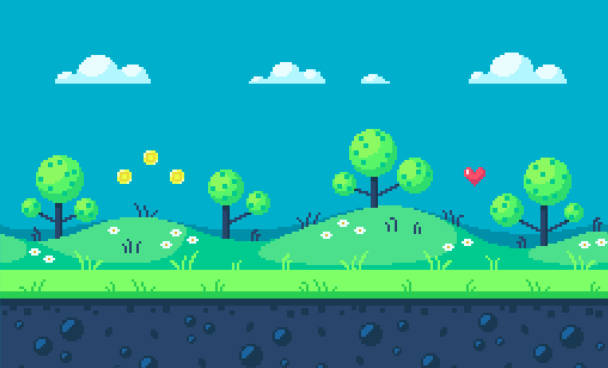

Tiled map render using the project's own tile images. Description and the map definition, with tile-layer contents summarised, below:
An orthogonal 38x23 tile map with 16x16 px tiles, 1 tile layer (Tile Layer 1) and 168 objects.

<map version="1.9" tiledversion="1.9.2" orientation="orthogonal" renderorder="right-down" width="38" height="23" tilewidth="16" tileheight="16" infinite="0" nextlayerid="3" nextobjectid="194">
 <tileset firstgid="1" source="battle.tsx" />
 <layer id="1" name="Tile Layer 1" width="38" height="23">
  <data>[874 cells, 874 non-empty, 874 distinct tile ids]</data>
 </layer>
 <objectgroup id="2" name="Object Layer 1">
  <object id="1" x="-0.666667" y="232.667" width="5.33333" height="2.66667" />
  <object id="2" x="4" y="235.333" width="8" height="3.33333" />
  <object id="6" x="12.125" y="235.688" width="2.9375" height="3.375" />
  <object id="8" x="15.1739" y="236.739" width="1.26087" height="3.17391" />
  <object id="9" x="16.4783" y="237.217" width="1.04348" height="3.26087" />
  <object id="10" x="17.6522" y="237.913" width="1.17391" height="3.17391" />
  <object id="11" x="18.8261" y="238.478" width="1.26087" height="2.86957" />
  <object id="12" x="20.087" y="238.87" width="1.43478" height="3.65217" />
  <object id="13" x="21.6087" y="239.13" width="1.69565" height="3.65217" />
  <object id="14" x="23.4348" y="239.609" width="1.04348" height="3.21739" />
  <object id="15" x="23.3222" y="239.6" width="0.1" height="3.24444" />
  <object id="16" x="24.5" y="239.594" width="1.1875" height="3.625" />
  <object id="17" x="25.7826" y="239.783" width="0.913043" height="3.52174" />
  <object id="18" x="26.8261" y="240.087" width="1.6087" height="3.26087" />
  <object id="19" x="28.5652" y="240.478" width="1.91304" height="2.95652" />
  <object id="20" x="30.5652" y="240.826" width="2.04348" height="2.91304" />
  <object id="21" x="32.6957" y="240.957" width="2.08696" height="2.78261" />
  <object id="22" x="35.087" y="241.087" width="2.6087" height="2.65217" />
  <object id="23" x="34.7813" y="241.109" width="0.28125" height="2.625" />
  <object id="24" x="37.875" y="241.25" width="2.375" height="2.625" />
  <object id="25" x="40.375" y="241" width="3.875" height="3" />
  <object id="26" x="44.375" y="240.625" width="3" height="3.375" />
  <object id="27" x="47.625" y="240" width="2.125" height="4.375" />
  <object id="29" x="49.875" y="239.25" width="2.5" height="4.75" />
  <object id="30" x="52.5" y="238.75" width="3.25" height="1.75" />
  <object id="31" x="56.0909" y="238.091" width="3.36364" height="1.81818" />
  <object id="32" x="59.8182" y="237.545" width="3.09091" height="1.54545" />
  <object id="33" x="63" y="237" width="3.09091" height="1.72727" />
  <object id="34" x="66.3636" y="235.818" width="3.18182" height="1.90909" />
  <object id="35" x="69.9091" y="235.091" width="3.36364" height="1.45455" />
  <object id="36" x="73.8182" y="233.727" width="2.36364" height="1.63636" />
  <object id="38" x="76.3636" y="232.909" width="1.90909" height="1.63636" />
  <object id="41" x="78.1818" y="232.182" width="2.18182" height="1.09091" />
  <object id="42" x="80.5455" y="231.364" width="2.27273" height="1.27273" />
  <object id="44" x="83.0909" y="230.545" width="2.45455" height="1.45455" />
  <object id="45" x="85.7273" y="228.727" width="4.18182" height="2.45455" />
  <object id="48" x="89.9091" y="227.727" width="2.81818" height="1.45455" />
  <object id="49" x="93" y="226.273" width="2.54545" height="2" />
  <object id="50" x="95.9091" y="224.909" width="3.54545" height="1.90909" />
  <object id="51" x="99.6364" y="223.636" width="3" height="2" />
  <object id="52" x="103" y="222.091" width="3.09091" height="2.09091" />
  <object id="53" x="106.156" y="221.703" width="1.5" height="0.734375" />
  <object id="54" x="107.703" y="220.563" width="2.125" height="1.28125" />
  <object id="55" x="109.984" y="219.75" width="2" height="0.96875" />
  <object id="56" x="112" y="219.3" width="1.26667" height="0.633333" />
  <object id="57" x="113.328" y="219.156" width="1.85938" height="0.578125" />
  <object id="59" x="115.266" y="218.875" width="1.59375" height="0.578125" />
  <object id="60" x="116.891" y="218.531" width="1.54688" height="0.546875" />
  <object id="61" x="118.5" y="218.078" width="1.40625" height="0.71875" />
  <object id="62" x="119.953" y="217.344" width="1.5625" height="0.90625" />
  <object id="63" x="121.511" y="217" width="15.1333" height="0.822222" />
  <object id="66" x="136.689" y="216.956" width="8.91111" height="0.911111" />
  <object id="67" x="145.6" y="217.089" width="5.26667" height="0.822222" />
  <object id="68" x="150.911" y="217.333" width="4.28889" height="0.822222" />
  <object id="69" x="155.178" y="217.578" width="1.48889" height="0.866667" />
  <object id="70" x="156.689" y="217.911" width="1.04444" height="0.888889" />
  <object id="71" x="157.778" y="218.4" width="1.13333" height="0.933333" />
  <object id="72" x="159.063" y="218.688" width="1.125" height="0.875" />
  <object id="73" x="160.25" y="218.938" width="1.3125" height="1.0625" />
  <object id="74" x="161.75" y="219.563" width="1.375" height="0.8125" />
  <object id="75" x="163.25" y="220" width="0.875" height="0.75" />
  <object id="76" x="164.313" y="220.438" width="0.9375" height="0.6875" />
  <object id="77" x="165.438" y="220.875" width="1.0625" height="0.875" />
  <object id="78" x="166.5" y="221.375" width="1.1875" height="1.125" />
  <object id="80" x="167.75" y="221.75" width="7.4375" height="1.5" />
  <object id="82" x="175.261" y="222.304" width="1.3913" height="1.52174" />
  <object id="83" x="176.652" y="222.957" width="1.30435" height="1.34783" />
  <object id="84" x="178.043" y="223.609" width="1.13043" height="1.17391" />
  <object id="85" x="179.261" y="223.957" width="0.73913" height="1.47826" />
  <object id="86" x="180.087" y="224.261" width="1.17391" height="1.30435" />
  <object id="87" x="181.391" y="224.565" width="1.08696" height="1.17391" />
  <object id="88" x="182.478" y="225.043" width="1.3913" height="1.26087" />
  <object id="89" x="183.957" y="225.478" width="1.26087" height="1.52174" />
  <object id="90" x="185.217" y="226.043" width="1.65217" height="1.26087" />
  <object id="91" x="186.957" y="226.478" width="1.17391" height="1.17391" />
  <object id="92" x="188.13" y="226.957" width="1.26087" height="1.47826" />
  <object id="93" x="189.391" y="227.826" width="1.65217" height="1.17391" />
  <object id="94" x="191.087" y="228.174" width="1.65217" height="1.43478" />
  <object id="95" x="192.87" y="228.565" width="1.30435" height="1.82609" />
  <object id="96" x="194.304" y="229.391" width="1.26087" height="1.52174" />
  <object id="97" x="195.565" y="230" width="1.30435" height="1.52174" />
  <object id="98" x="196.913" y="230.87" width="1.21739" height="1.3913" />
  <object id="99" x="198.174" y="231.478" width="1.34783" height="1.3913" />
  <object id="100" x="199.609" y="231.957" width="1.65217" height="1.86957" />
  <object id="101" x="201.625" y="232.625" width="1.75" height="2.625" />
  <object id="102" x="203.625" y="233.25" width="1.125" height="2.5" />
  <object id="103" x="204.75" y="234" width="1.125" height="1.75" />
  <object id="104" x="206" y="234.636" width="1.63636" height="1.72727" />
  <object id="105" x="207.636" y="235.273" width="2.72727" height="1.63636" />
  <object id="106" x="210.727" y="236.182" width="2.63636" height="1.72727" />
  <object id="107" x="213.455" y="236.818" width="3.09091" height="1.45455" />
  <object id="108" x="216.727" y="237.455" width="3.81818" height="2.18182" />
  <object id="109" x="210.361" y="235.628" width="0.355556" height="0.95" />
  <object id="110" x="220.531" y="237.969" width="3.71875" height="1.90625" />
  <object id="111" x="224.313" y="238.094" width="3.4375" height="1.875" />
  <object id="112" x="227.75" y="238.375" width="4.75" height="2.5" />
  <object id="113" x="232.5" y="239" width="4.625" height="2.625" />
  <object id="114" x="237.25" y="240.375" width="6.375" height="2.5" />
  <object id="115" x="243.75" y="241.25" width="9.5" height="2.5" />
  </objectgroup>
</map>
<!-- 69 of 168 objects omitted -->
